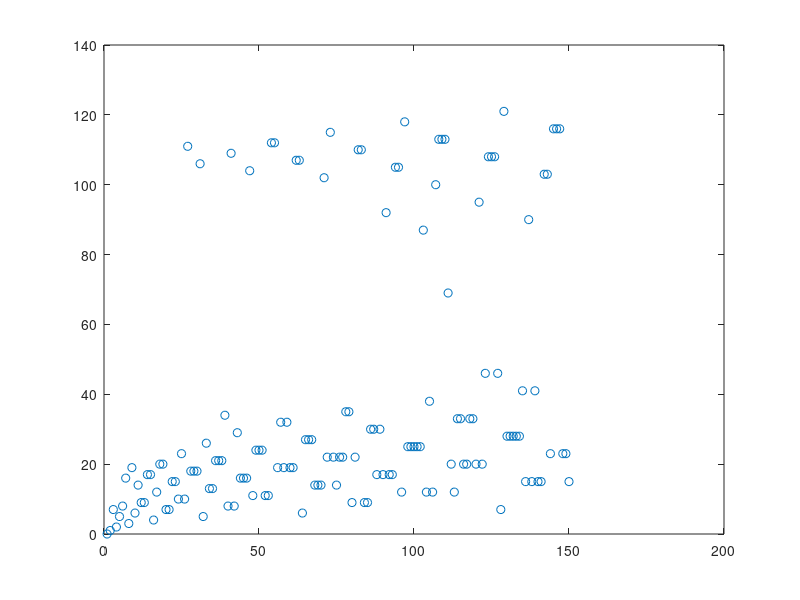

This figure's MATLAB source:
file=fopen('hailstone_data.txt','wt');
for n=1:150
    m=n;
    count=0;
    while (m~=1)
        if (mod(m,2)==0)
            m=m/2;
        else
            m=m*3+1;
        end 
        count=count+1;
    end
    fprintf(file, '%d. %d\n',n,count);
end
fclose(file);
h=load('hailstone_data.txt');
plot(h(:,1),h(:,2),'o')

